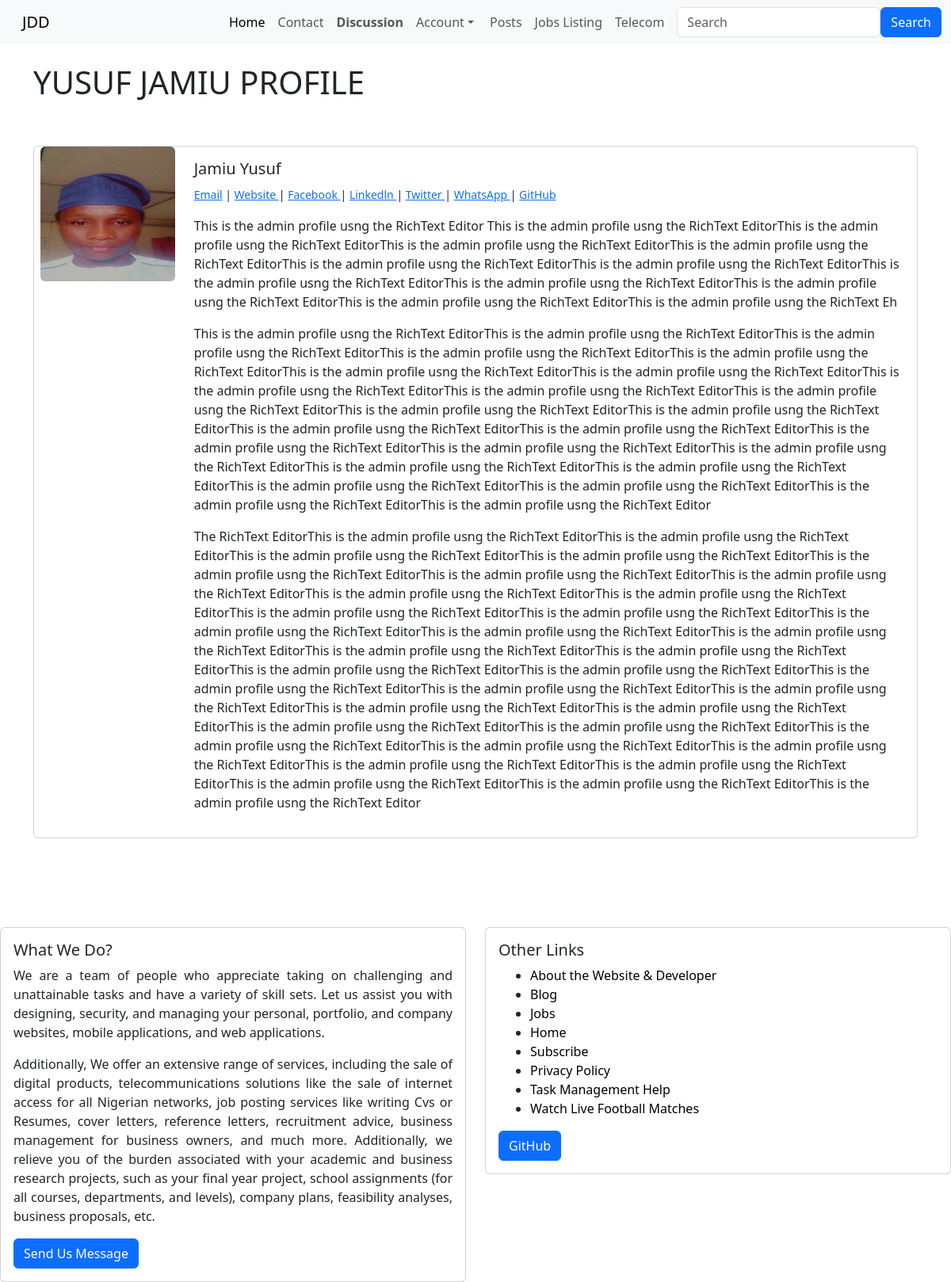
The app's page /account/1/profile with its own data.
### index/models.py (models this page shows, shortened)
class Profile(models.Model):
    user = models.OneToOneField(User, null=True, on_delete=models.CASCADE)
    bio = RichTextField(blank=True, null=True)
    profile_pic = models.ImageField(null=True, blank=True, upload_to="images/profile/")
    linkedln_url = models.CharField(max_length=255, blank=True, null=True)
    facebook_url =  models.CharField(max_length=255, blank=True, null=True)
    twitter_url= models.CharField(max_length=255, blank=True, null=True)
    instagram_url =  models.CharField(max_length=255, blank=True, null=True)
    whatsapp_url= models.CharField(max_length=255, blank=True, null=True)
    github_url=  models.CharField(max_length=255, blank=True, null=True)
    website_url= models.CharField(max_length=255, blank=True, null=True)
    email_url= models.CharField(max_length=255, blank=True, null=True)

### account/views.py (the view)
# urls.py: path('<int:pk>/profile', ShowUserProfile.as_view(), name='user_profile'),
class ShowUserProfile(DetailView):
    model = Profile
    template_name = 'registration/user_profile.html'
    def get_context_data(self, *args, **kwargs):
        context = super(ShowUserProfile, self).get_context_data(*args, **kwargs)
        page_user = get_object_or_404(Profile, id=self.kwargs['pk'])
        context['page_user'] = page_user
        return context

### account/templates/registration/user_profile.html (shortened to what this page needs)
{% extends 'home/base.html' %}
{% load static %}
{% block body %}
<h1> {{page_user.user.last_name|upper}} {{page_user.user.first_name|upper}} PROFILE</h1> <br><br>
<div class="card mb-3"  >
    <div class="row g-0">
    <div class="col-md-2">
          {% if page_user.profile_pic %}
               <img src="{{ page_user.profile_pic.url }}" class="rounded mx-auto d-block"
               alt="Author profile image" width="170" height="170">
          {% else %}
               <img src="{% static 'images/profile_user_icon.png' %}" class="rounded float-start"
               alt="default profile image" width="170" height="170">
          {% endif %}
    </div>
    <div class="col-md-10">
    <div class="card-body">
         <h5 class="card-title">{{page_user.user.first_name|safe}} {{page_user.user.last_name|safe}}</h5>
         <small  class="fw-lighter">
          {% if page_user.email_url %}
             <a href="mailto: {{page_user.email_url}}" target="_blank">Email</a>
          {% endif %}
          {% if page_user.website_url %}
              | <a href="{{page_user.website_url}}" target="_blank">Website </a>
         {% endif %}
         {% if page_user.facebook_url %}
              |  <a href="{{page_user.facebook_url}}" class="links" target="_blank">Facebook </a>
         {% endif %}
         {% if page_user.linkedln_url %}
              |  <a href="{{page_user.linkedln_url}}" class="links" target="_blank">Linkedln </a>
         {% endif %}
         {% if page_user.twitter_url %}
              |  <a href="{{page_user.twitter_url}}" class="links" target="_blank">Twitter </a>
         {% endif %}
         {% if page_user.whatsapp_url %}
              |  <a href="{{page_user.whatsapp_url}}" class="links" target="_blank"> WhatsApp </a>
         {% endif %}
         {% if page_user.github_url %}
              |  <a href="{{page_user.github_url}}" class="links" target="_blank">GitHub </a>
         {% endif %}
         </small>
         <p class="card-text">
              {{page_user.bio |safe}}
              </p>
    </div>
    </div>
    </div>
</div>
{% endblock %}

### records on screen
Profile: user.last_name "YUSUF", user.first_name "JAMIU", profile_pic (picture), user.first_name "Jamiu", user.last_name "Yusuf", bio "This is the admin profile usng the RichText Editor This is the admin profile usng the RichText EditorThis is the admin profile usng the RichText EditorThis is the admin profile usng the RichText EditorThis is the admin profile usng the RichText EditorThis is the admin profile usng the RichText EditorThis is the admin profile usng the RichText EditorThis is the admin profile usng the RichText EditorThis is the admin profile usng the RichText EditorThis is the admin profile usng the RichText EditorThis is the admin profile usng the RichText EditorThis is the admin profile usng the RichText Eh This is the admin profile usng the RichText EditorThis is the admin profile usng the RichText…"
